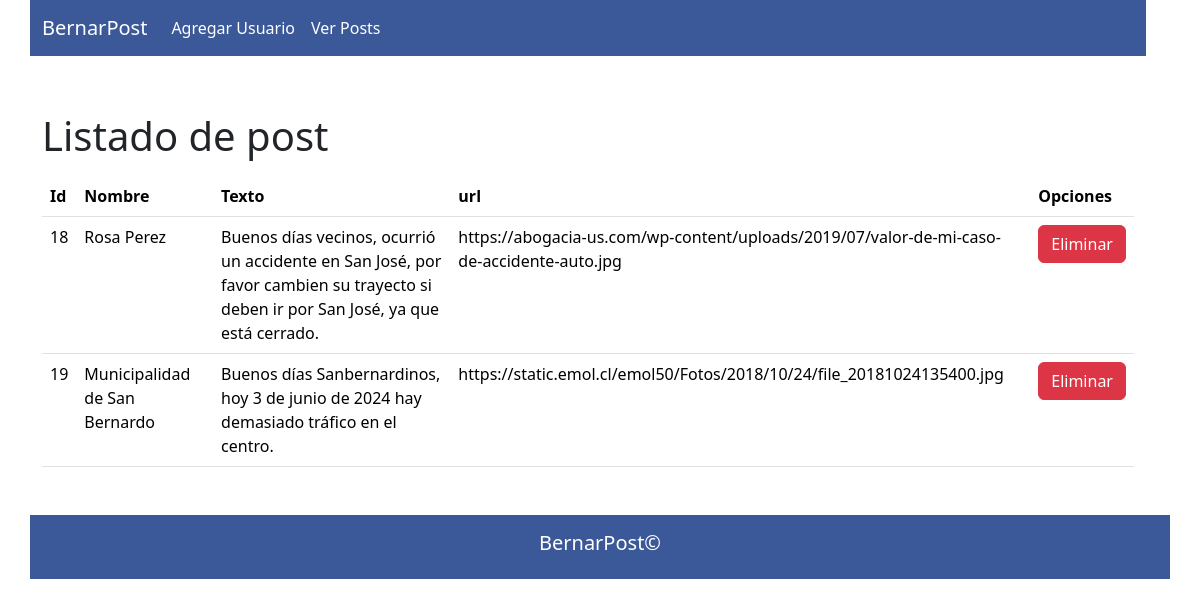
Page /Posts/ on the committed database.
### ExamenBernarpostApp/models.py (models this page shows)
class Posts(models.Model):
    username = models.CharField(max_length=100)
    text = models.TextField()
    image_url = models.URLField(blank=True)
    created_at = models.DateTimeField(default=timezone.now)

### ExamenBernarpostApp/views.py (the view)
# urls.py: path('Posts/',views.Post,name="posts"),
def Post(request):
    postlistado = Posts.objects.all()
    return render(request,"gestionPost.html",{"Posts": postlistado})

### ExamenBernarpostApp/templates/gestionPost.html (shortened to what this page needs)
{% extends "./principal.html" %}
{% block body %}
<div class="row">
    <div class="row">
        <nav class="navbar navbar-expand-lg bg" style= "background-color: #3B5998; ">
            <div class="container-fluid">
              <a class="navbar-brand" style="color: white;" href="#">BernarPost</a>
              <div class="collapse navbar-collapse" id="navbarSupportedContent">
                <ul class="navbar-nav me-auto mb-2 mb-lg-0">
                  <li class="nav-item">
                    <a class="nav-link" href="{% url 'admin' %}"  style="color: white;">Agregar Usuario</a>
                  </li>
                  <li class="nav-item">
                    <a class="nav-link" href="{% url 'posts' %}"  style="color: white;">Ver Posts</a>
                  </li>
                </ul>
              </div>
            </div>
          </nav>
    <div class="col-sm-12 col-md-6 col-lg-12 col-xl-12">
      <h1><br></h1>
        <h1>Listado de post</h1>
        <div class="table-responsive py-2">
            <table class="table table-stripped">
                <thead>
                    <tr>
                        <th>Id</th>
                        <th>Nombre</th>
                        <th>Texto</th>
                        <th>url</th>
                        <th colspan="2">Opciones</th>
                    </tr>
                </thead>
                <tbody>
                    {% for p in Posts %}
                    <tr>
                      <td>{{p.id}}</td>
                        <td>{{p.username}}</td>
                        <td>{{p.text}}</td>
                        <td>{{p.image_url}}</td>
                        <td ><a href="{% url 'eliminacionPost' p.id %}"  class="btn btn-danger">Eliminar</a></td>
                    </tr>
                    {% endfor %}
                </tbody>
            </table>
        </div>
    </div>
</div>
<footer class=" py-3 mt-4" style="background-color: #3b5998;">
  <div class="container text-center">
      <h5 style="color: white;">BernarPost©</h5>
  </div>
</footer>
{% endblock %}

### rows in the picture
Posts: id "18", username "Rosa Perez", text "Buenos días vecinos, ocurrió un accidente en San José, por favor cambien su trayecto si deben ir por San José, ya que está cerrado.", image_url "https://abogacia-us.com/wp-content/uploads/2019/07/valor-de-mi-caso-de-accidente-auto.jpg"
Posts: id "19", username "Municipalidad de San Bernardo", text "Buenos días Sanbernardinos, hoy 3 de junio de 2024 hay demasiado tráfico en el centro.", image_url "https://static.emol.cl/emol50/Fotos/2018/10/24/file_20181024135400.jpg"
